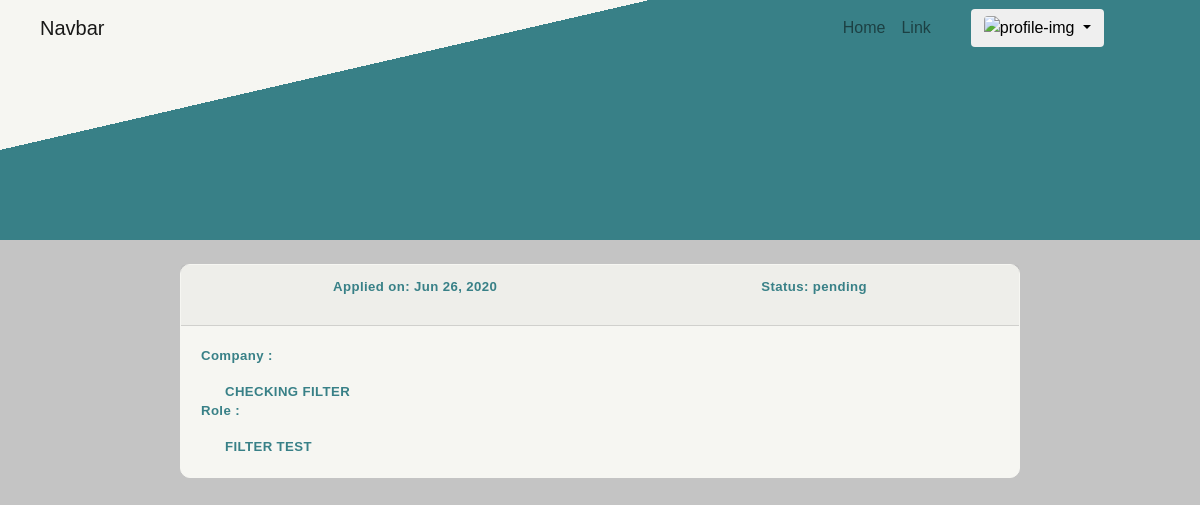
The page /job/25/ on the database as committed earlier.
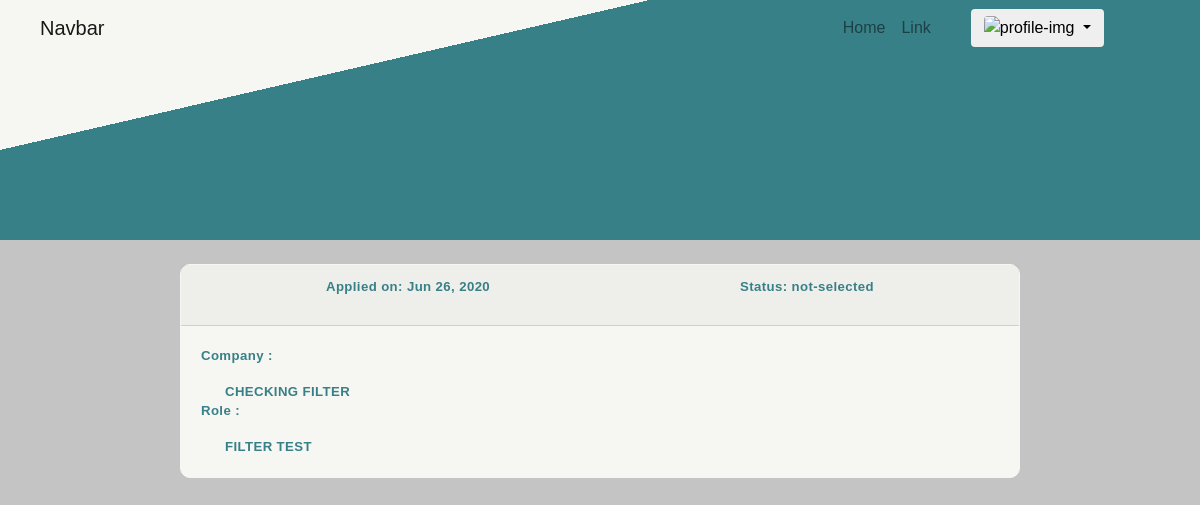
The same page on the database as committed later.
### sourceCode/models.py (models this page shows, shortened)
class Post(models.Model):
    company = models.TextField()
    role = models.TextField()
    date_applied = models.DateTimeField(default=timezone.now)
    status = models.CharField(max_length=20, choices=STATUS_CHOICES, default='', verbose_name="status", null=True, blank=True)
    author = models.ForeignKey(User, on_delete=models.CASCADE)

### sourceCode/views.py (the view)
# urls.py: path('job/<int:pk>/', PostDetailView.as_view(), name='post-detail'),
class PostDetailView(DetailView):
    model = Post

### sourceCode/templates/sourceCode/post_detail.html
{% extends "sourceCode/base.html" %}
{% block content %}
  <div class="tracker-content-section d-flex flex-column align-items-center">
      <div class="card">
        <div class="card-header d-flex justify-content-around align-items-end">
          <p>Applied on: {{ object.date_applied|date:"M d, Y" }}</p>
          <p>Status: {{ object.status }}</p>
        </div>
        <div class="card-body">
          <p>Company :</p> <span class="ml-4">{{ object.company }}</span>
          <p>Role :</p> <span class="ml-4">{{ object.role }}</span>
        </div>
      </div>
  </div>
  {% endblock content %}

Rows that differ between the two databases and show on the page:
changed Post "CHECKING FILTER": status "pending" → "not-selected"
